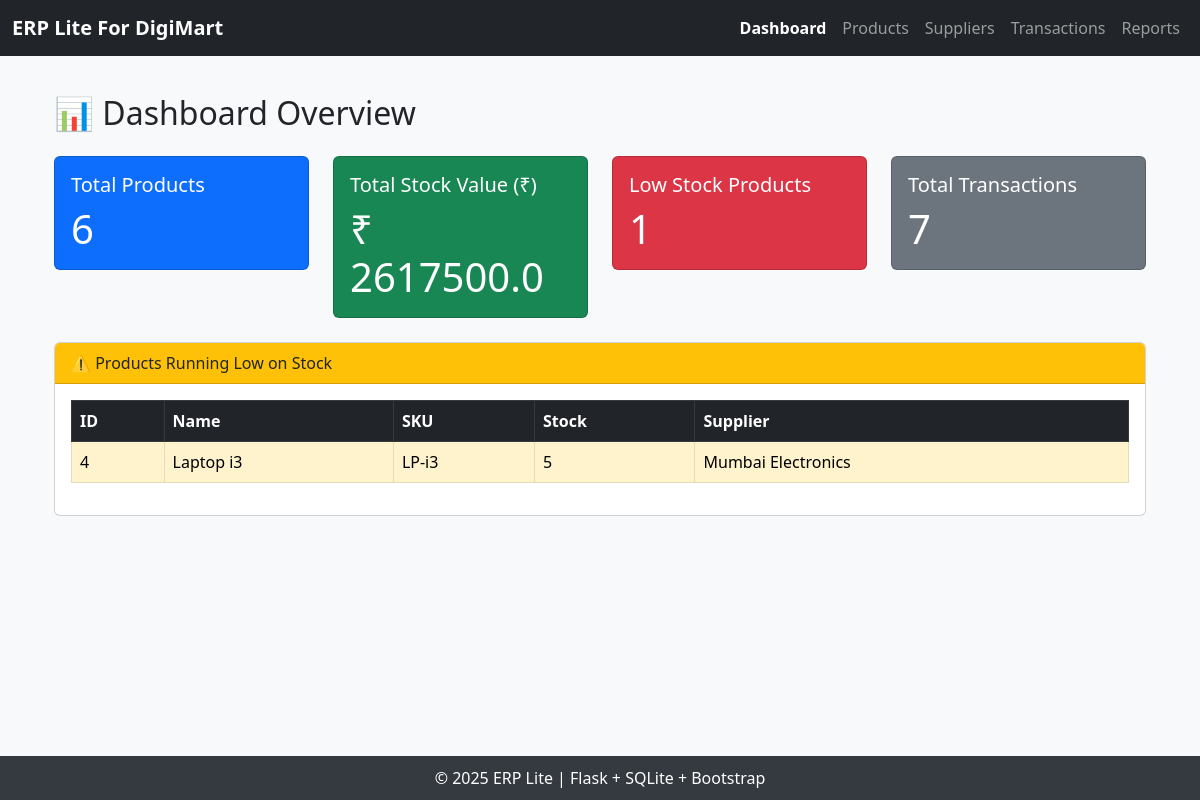
/dashboard, run on the app's committed database.
### tables this page shows
CREATE TABLE Product (
                id INTEGER PRIMARY KEY AUTOINCREMENT,
                name TEXT NOT NULL,
                sku TEXT NOT NULL UNIQUE,
                stock_quantity INTEGER NOT NULL,
                unit_price REAL NOT NULL,
                supplier_id INTEGER,
                created_at TIMESTAMP DEFAULT CURRENT_TIMESTAMP,
                updated_at TIMESTAMP DEFAULT CURRENT_TIMESTAMP,
                FOREIGN KEY (supplier_id) REFERENCES Supplier (id) ON DELETE SET NULL
            );

CREATE TABLE Supplier (
                id INTEGER PRIMARY KEY AUTOINCREMENT,
                name TEXT NOT NULL UNIQUE,
                contact_email TEXT,
                created_at TIMESTAMP DEFAULT CURRENT_TIMESTAMP,
                updated_at TIMESTAMP DEFAULT CURRENT_TIMESTAMP
            );

### app.py (the view)
@app.route('/')
@app.route('/dashboard')
def dashboard():
    db=get_db()
    total_products=db.execute('SELECT COUNT(*) FROM Product').fetchone()[0]
    total_value_row=db.execute('SELECT SUM(stock_quantity * unit_price) FROM Product').fetchone()
    total_value= round(total_value_row[0] if total_value_row[0] is not None else 0, 2)
    low_stock_products =db.execute('''
        SELECT p.*, s.name AS supplier_name
        FROM Product p
        LEFT JOIN Supplier s ON p.supplier_id = s.id
        WHERE p.stock_quantity < 10
        ORDER BY p.stock_quantity ASC
    ''').fetchall()
    low_stock_count= len(low_stock_products)
    total_transactions=db.execute('SELECT COUNT(*) FROM "Transaction"').fetchone()[0]
    return render_template('dashboard.html',
                           total_products=total_products,
                           total_value=total_value,
                           low_stock_products=low_stock_products,
                           low_stock_count=low_stock_count,
                           total_transactions=total_transactions)

### app.py (called while the page is built)
def get_db():
    db=getattr(g,'_database',None)
    if db is None:
        db =sqlite3.connect(DATABASE)
        db.row_factory= sqlite3.Row
    return db

@app.teardown_appcontext
def close_connection(exception):
    db =getattr(g,'_database', None)
    if db is not None:
        db.close()

### templates/dashboard.html (shortened to what this page needs)
{% extends 'base.html' %}
{% block content %}
<div class="container mt-4">
  <h2 class="mb-4">📊 Dashboard Overview</h2>
  <div class="row mb-4">
    <div class="col-md-3">
      <div class="card text-bg-primary">
        <div class="card-body">
          <h5 class="card-title">Total Products</h5>
          <p class="card-text display-6">{{ total_products }}</p>
        </div>
      </div>
    </div>
    <div class="col-md-3">
      <div class="card text-bg-success">
        <div class="card-body">
          <h5 class="card-title">Total Stock Value (₹)</h5>
          <p class="card-text display-6">₹ {{ total_value }}</p>
        </div>
      </div>
    </div>
    <div class="col-md-3">
      <div class="card text-bg-danger">
        <div class="card-body">
          <h5 class="card-title">Low Stock Products</h5>
          <p class="card-text display-6">{{ low_stock_count }}</p>
        </div>
      </div>
    </div>
    <div class="col-md-3">
      <div class="card text-bg-secondary">
        <div class="card-body">
          <h5 class="card-title">Total Transactions</h5>
          <p class="card-text display-6">{{ total_transactions }}</p>
        </div>
      </div>
    </div>
  </div>
  <div class="card">
    <div class="card-header bg-warning">
      ⚠️ Products Running Low on Stock
    </div>
    <div class="card-body table-responsive">
      <table class="table table-bordered table-hover">
        <thead class="table-dark">
          <tr>
            <th>ID</th>
            <th>Name</th>
            <th>SKU</th>
            <th>Stock</th>
            <th>Supplier</th>
          </tr>
        </thead>
        <tbody>
          {% for product in low_stock_products %}
          <tr class="{% if product.stock_quantity == 0 %}table-danger{% else %}table-warning{% endif %}">
            <td>{{ product.id }}</td>
            <td>{{ product.name }}</td>
            <td>{{ product.sku }}</td>
            <td>{{ product.stock_quantity }}</td>
            <td>{{ product.supplier_name }}</td>
          </tr>
          {% endfor %}
        </tbody>
      </table>
    </div>
  </div>
</div>
{% endblock %}

### templates/base.html (style rules this page uses)
body { background-color: #f8f9fa; padding-top: 70px; }

### data on the page
Product: id "4", name "Laptop i3", sku "LP-i3", stock_quantity "5", supplier_name "Mumbai Electronics"

### other printed values
{{ total_products }} "6"
{{ total_value }} "2617500.0"
{{ low_stock_count }} "1"
{{ total_transactions }} "7"
